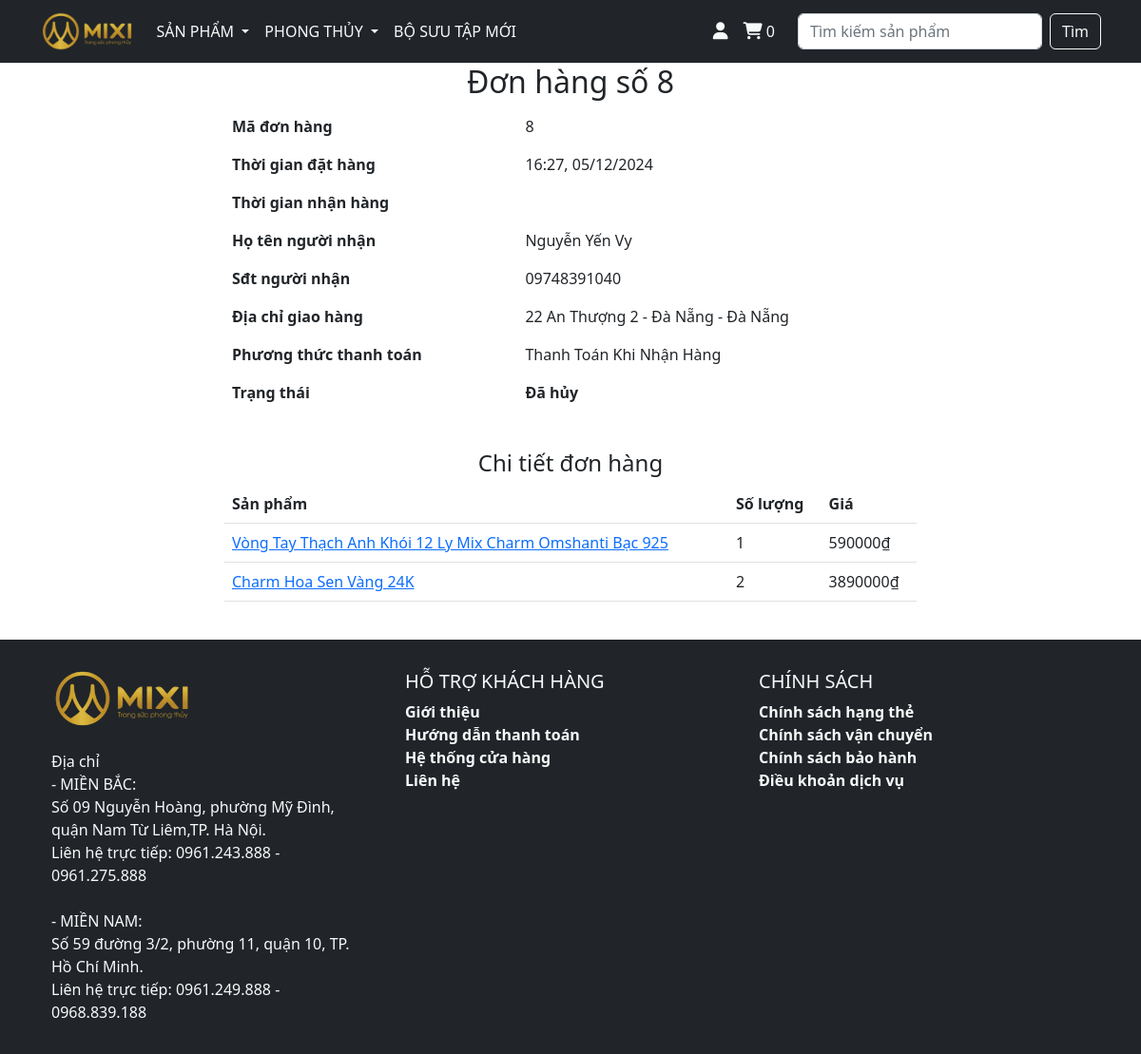
Screenshot of /payment/orders/8/ (signed in) with the database file from the repository.
### payment/models.py (models this page shows, shortened)
class Order(models.Model):
  ORDER_STATUS = [
    ('Chờ lấy hàng', 'Chờ lấy hàng'),
    ('Đã hủy', 'Đã hủy'),
    ('Đang giao', 'Đang giao'),
    ('Đã giao', 'Đã giao')
  ]
  user = models.ForeignKey(User, on_delete=models.CASCADE, null=True, blank=True)
  full_name = models.CharField(max_length=250)
  phone = models.CharField(max_length=250)
  shipping_address = models.TextField(max_length=15000)
  amount_paid = models.DecimalField(max_digits=10, decimal_places=0)
  payment_method = models.CharField(max_length=250)
  card_number = models.CharField(max_length=30, blank=True, null=True)
  bank = models.CharField(max_length=50, blank=True, null=True)
  date_ordered = models.DateTimeField(blank=True, null=True)
  status = models.CharField(max_length=30, choices=ORDER_STATUS, default='Chờ lấy hàng')
  date_shipped = models.DateTimeField(blank=True, null=True)

class OrderItem(models.Model):
  order = models.ForeignKey(Order, on_delete=models.CASCADE, null=True)
  product = models.ForeignKey(Product, on_delete=models.CASCADE, null=True)
  user = models.ForeignKey(User, on_delete=models.CASCADE, null=True, blank=True)
  quantity = models.PositiveBigIntegerField(default=1)
  price = models.DecimalField(max_digits=10, decimal_places=0)

### store/models.py (models this page shows, shortened)
class Product(models.Model):
  title = models.CharField(max_length=200)
  slug = models.SlugField(max_length=200, blank=True, null=True)
  category = models.ForeignKey(Category, null=True, on_delete=models.SET_NULL)
  element = models.ForeignKey(Element, null=True, on_delete=models.SET_NULL, blank=True)
  description = models.TextField()
  img1 = models.URLField(max_length=500)
  img2 = models.URLField(max_length=500, blank=True, null=True)
  img3 = models.URLField(max_length=500, blank=True, null=True)
  img4 = models.URLField(max_length=500, blank=True, null=True)
  price = models.DecimalField(max_digits=10, decimal_places=0)
  is_sale = models.BooleanField(default=False)
  discount = models.DecimalField(decimal_places=0, max_digits=3, blank=True, null=True)
  sale_price = models.DecimalField(max_digits=10, decimal_places=0, blank=True, null=True)
  start_sale = models.DateField(blank=True, null=True)
  end_sale = models.DateField(blank=True, null=True)
  quantity = models.IntegerField(default=30)
  q_purchase = models.IntegerField(default=0)
  stock = models.IntegerField(null=True, blank=True)
  status = models.BooleanField(default=True)
  created_at = models.DateTimeField(auto_now_add=True, blank=True)

### payment/views.py (the view, shortened to what this page needs)
# urls.py: path('orders/<int:pk>/', views.order, name='order')
def order(request, pk):
  try:
    order = Order.objects.get(id=pk)
    if order.user == request.user or request.user.is_superuser:
      title = f'Đơn hàng số {pk}'
      role = 'Khách hàng' if order.user == request.user else 'Quản lý'
      context = {'order': order,
                 'role': role,
                'title': title}
      return render(request, 'pages/order.html', context)
    else:
      return redirect('home')
  except Order.DoesNotExist:
    return redirect('home')

### cart/context_processors.py (called while the page is built)
def cart(request):
  return {'cart': Cart(request)}

### cart/utils.py (called while the page is built)
  def __len__(self):
    return sum(self.cart.values())

### templates/pages/order.html (shortened to what this page needs)
{% extends '../layouts/base.html' %}
{% block main %}
<div class="container">
  <div class="row">
    <center>
      <div class="col-8">
        <h2>{{ title }}</h2>
        <table class="table table-borderless">
          <tbody>
            <tr>
              <th scope="row">Mã đơn hàng</th>
              <td>{{ order.id }}</td>
            </tr>
            <tr>
              <th scope="row">Thời gian đặt hàng</th>
              <td>{{ order.date_ordered|date:"H:i, d/m/Y" }}</td>
            </tr>
            <tr>
              <th scope="row">Thời gian nhận hàng</th>
              <td>{{ order.date_shipped|date:"H:i, d/m/Y" }}</td>
            </tr>
            <tr>
              <th scope="row">Họ tên người nhận</th>
              <td>{{ order.full_name }}</td>
            </tr>
            <tr>
              <th scope="row">Sđt người nhận</th>
              <td>{{ order.phone }}</td>
            </tr>
            <tr>
              <th scope="row">Địa chỉ giao hàng</th>
              <td>{{ order.shipping_address }}</td>
            </tr>
            <tr>
              <th scope="row">Phương thức thanh toán</th>
              <td>{{ order.payment_method }}</td>
            </tr>
            <tr>
              <th scope="row">Trạng thái</th>
              <td><strong>{{ order.status }}</strong></td>
            </tr>
          </tbody>
        </table>
        <br>
        <h4 class="text-center">Chi tiết đơn hàng</h4>
        <table class="table">
          <thead>
            <tr>
              <th scope="col">Sản phẩm</th>
              <th scope="col">Số lượng</th>
              <th scope="col">Giá</th>
            </tr>
          </thead>
          <tbody>
            {% for detail in order.orderitem_set.all %}
            <tr>
              <td>
                <a href="/products/{{ detail.product.slug }}/">
                  {{ detail.product.title }}
                </a>
              </td>
              <td>{{ detail.quantity }}</td>
              <td>{{ detail.price }}₫</td>
            </tr>
            {% endfor %}
          </tbody>
        </table>
      </div>
      <br>
    </center>
  </div>
</div>
{% load static %}
{% endblock %}

### rows the page displays
Order: id "8", date_ordered "16:27, 05/12/2024", full_name "Nguyễn Yến Vy", phone "09748391040", shipping_address "22 An Thượng 2 - Đà Nẵng - Đà Nẵng", payment_method "Thanh Toán Khi Nhận Hàng", status "Đã hủy"
OrderItem: product "Vòng Tay Thạch Anh Khói 12 Ly Mix Charm Omshanti Bạc 925", quantity "1", price "590000"
OrderItem: product "Charm Hoa Sen Vàng 24K", quantity "2", price "3890000"

### other values shown
{{ cart | length }} "0"
{{ title }} "Đơn hàng số 8"
